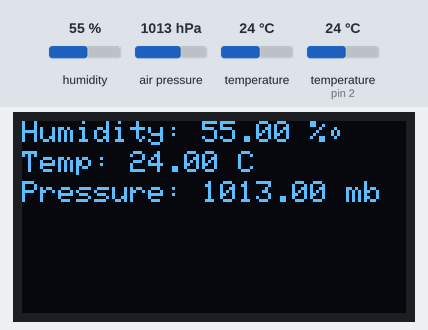
This sketch was run on a simulated Arduino Uno, built with avr-gcc and run on an emulated ATmega328P. Parts: 128×64 one-colour display. Wiring (inferred from the names in the program): DS3231 clock at I2C address 0x68. Inputs (shaded band) come from the test bench; at power-on: humidity 55 %, air pressure 1013 hPa, temperature (sensor on pin 2) 24 °C, temperature 24 °C. The local clock reads 2024-03-15 10:24:30 at power-on unless the sketch sets it.

Above: at 10.9 s.
11.0 s: humidity set to 22 %
At 18.7 s:
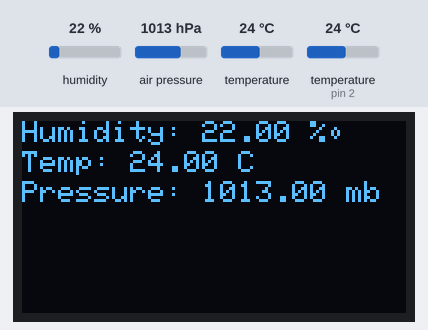
22.8 s: air pressure set to 952 hPa
At 26.7 s:
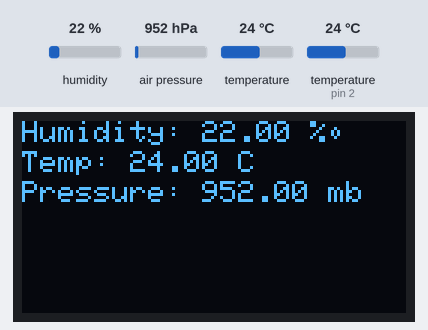
31.9 s: temperature (sensor on pin 2) set to 12 °C
At 36.0 s:
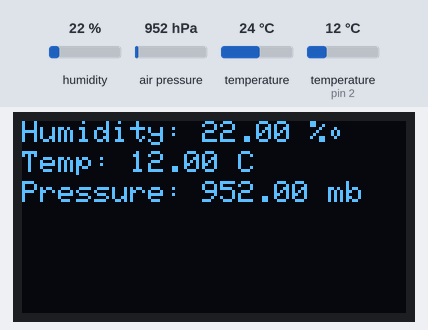
41.0 s: air pressure set to 975 hPa
At 44.0 s:
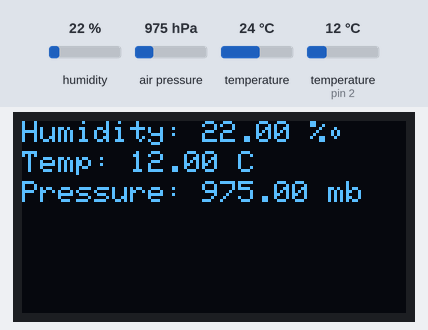
50.1 s: humidity set to 40 %
At 52.0 s:
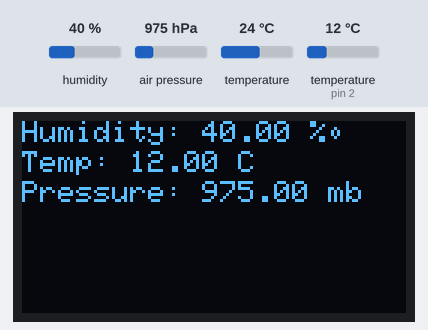
59.2 s: air pressure set to 1000 hPa
At 68.0 s:
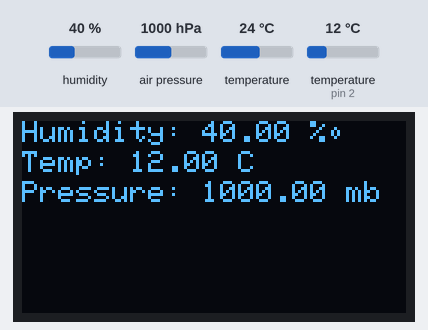
Timing chart, 0 to 69.5 s (numbered marks = the images above; inputs shaded):
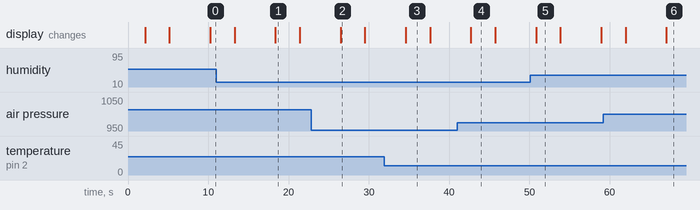

Measured:
- what the display in image 1 shows lasts 3.0 s, from 18.4 s to 21.4 s

The sketch:

6_weather_station.ino
```cpp
/*
 * Rui Santos
 * Complete Project Details http://randomnerdtutorials.com
 */

#include <Wire.h> //for I2C communication
#include <Adafruit_GFX.h> // include library for the OLED
#include <Adafruit_SSD1306.h> // include library for the OLED
#include <SFE_BMP180.h> // include library for the pressure sensor
#include <DHT.h> //include library for the temperature and humidity sensor

#define DHTPIN 2     // pin that DTH11 is connected
#define DHTTYPE DHT11   // DHT 11
#define OLED_RESET 4    //OLED
#define DS3231_I2C_ADDRESS 0x68
Adafruit_SSD1306 display(OLED_RESET);
#define ALTITUDE 100 // set with your altitude

SFE_BMP180 pressure;

// Initialize DHT sensor for normal 16mhz Arduino
DHT dht(DHTPIN, DHTTYPE);

// Convert normal decimal numbers to binary coded decimal (used to convert time)
byte decToBcd(byte val){
  return( (val/10*16) + (val%10) );
}
// Convert binary coded decimal to normal decimal numbers
byte bcdToDec(byte val){
  return( (val/16*10) + (val%16) );
}

void setup(){
  if (pressure.begin())
    Serial.println("BMP180 init success");
  else {
    // Oops, something went wrong, this is usually a connection problem,
    Serial.println("BMP180 init fail\n\n");
    while(1); // Pause forever.
  }
  Wire.begin();  // initialize wire communication
  dht.begin();  //initialize  dht sensor
  Serial.begin(9600); // initialize  serial monitor
  display.begin(SSD1306_SWITCHCAPVCC, 0x3C); //initialize display

  // set the initial time here:
  // DS3231 seconds, minutes, hours, day, date, month, year
  // uncomment the following line after setting up the time once
  setDS3231time(33,21,11,5,29,9,16);
}

void setDS3231time(byte second, byte minute, byte hour, byte dayOfWeek, byte dayOfMonth, byte month, byte year){
  //set the time and date data to DS3231
  Wire.beginTransmission(DS3231_I2C_ADDRESS);
  Wire.write(0); // set next input to start at the seconds register
  Wire.write(decToBcd(second)); // set seconds
  Wire.write(decToBcd(minute)); // set minutes
  Wire.write(decToBcd(hour)); // set hours
  Wire.write(decToBcd(dayOfWeek)); // set day of week (1=Sunday, 7=Saturday)
  Wire.write(decToBcd(dayOfMonth)); // set date (1 to 31)
  Wire.write(decToBcd(month)); // set month
  Wire.write(decToBcd(year)); // set year (0 to 99)
  Wire.endTransmission();
}
void readDS3231time(byte *second, byte *minute, byte *hour, byte *dayOfWeek, byte *dayOfMonth, byte *month, byte *year){
  Wire.beginTransmission(DS3231_I2C_ADDRESS);
  Wire.write(0); // set DS3231 register pointer to 00h
  Wire.endTransmission();
  Wire.requestFrom(DS3231_I2C_ADDRESS, 7);
  // request seven bytes of data from DS3231 starting from register 00h
  *second = bcdToDec(Wire.read() & 0x7f);
  *minute = bcdToDec(Wire.read());
  *hour = bcdToDec(Wire.read() & 0x3f);
  *dayOfWeek = bcdToDec(Wire.read());
  *dayOfMonth = bcdToDec(Wire.read());
  *month = bcdToDec(Wire.read());
  *year = bcdToDec(Wire.read());
}

// Displays data and time on the OLED display
void displayTime(){
  byte second, minute, hour, dayOfWeek, dayOfMonth, month, year;
  // retrieve data from DS3231
  readDS3231time(&second, &minute, &hour, &dayOfWeek, &dayOfMonth, &month, &year);
  display.clearDisplay(); //clearing the display
  display.setTextColor(WHITE); //setting the color to white
  display.setTextSize(1); //setting the color size
  display.setCursor(0,0); //set the cursor coordinates
  // dispaying the day of the week
  switch(dayOfWeek){
    case 1:
      display.print("Sunday");
      break;
    case 2:
      display.print("Monday");
      break;
    case 3:
      display.print("Tuesday");
      break;
    case 4:
      display.print("Wednesday");
      break;
    case 5:
      display.print("Thursday");
      break;
    case 6:
      display.print("Friday");
      break;
    case 7:
     display.print("Saturday");
      break;
  }
  display.setCursor(0,20); // setting the cursor coordinates
  display.print(hour, DEC); //display the hour
  // convert the byte variable to a decimal number when displayed

  display.print(":");
  if (minute<10){
    display.print("0");
  }
  display.print(minute, DEC);
  display.print(":");
  if (second<10){
    display.print("0");
  }
  display.print(second, DEC);
  display.setCursor(0,10);
  display.print(dayOfMonth, DEC);
  display.print("/");
  display.print(month, DEC);
  display.print("/");
  display.print(year, DEC);
}
// Displays the temperature and humidity
void displayTempHumid(){

  delay(2000);
  // Reading temperature or humidity takes about 250 milliseconds!
  // Sensor readings may also be up to 2 seconds 'old' (its a very slow sensor)
  float h = dht.readHumidity();
  // Read temperature as Celsius
  float t = dht.readTemperature();
  // Read temperature as Fahrenheit
  float f = dht.readTemperature(true);

  // Check if any reads failed and exit early (to try again).
  if (isnan(h) || isnan(t) || isnan(f)) {
   display.clearDisplay();
   display.setTextColor(WHITE);
   display.setTextSize(1);
   display.setCursor(5,0);
   display.print("Failed to read from DHT sensor!");
   return;
  }
  display.clearDisplay();
  display.setTextColor(WHITE);
  display.setTextSize(1);
  display.setCursor(0,0);
  display.print("Humidity: ");
  display.print(h);
  display.print(" %\t");

  // Comments this section and uncomment below if you prefer to display temperature in Fahrenheit
  display.setCursor(0,10);
  display.print("Temp: ");
  display.print(t);
  display.print(" C");

  // Uncomment this part if you want to display the temperature in Fahrenheit
  /*display.setCursor(0,10);
  display.print("Temp: ");
  display.print(t*1.8+32);
  display.print(" F"); */
}

// Displays pressure
void displayPressure(){
  char status;
  double T,P,a;
  status = pressure.startTemperature();
  if (status != 0){
    // Wait for the measurement to complete:
    delay(status);
    // Retrieve the completed temperature measurement:
    // Note that the measurement is stored in the variable T.
    // Function returns 1 if successful, 0 if failure.
    status = pressure.getTemperature(T);
    if (status != 0){
      // Start a pressure measurement:
      // The parameter is the oversampling setting, from 0 to 3 (highest res, longest wait).
      // If request is successful, the number of ms to wait is returned.
      // If request is unsuccessful, 0 is returned.

      status = pressure.startPressure(3);
      if (status != 0){
        // Wait for the measurement to complete:
        delay(status);

        // Note that the measurement is stored in the variable P.
        // Note also that the function requires the previous temperature measurement (T).
        // (If temperature is stable, you can do one temperature measurement for a number of pressure measurements.)
        // Function returns 1 if successful, 0 if failure.

        status = pressure.getPressure(P,T);
        if (status != 0){
          // Print out the measurement:
          display.setTextColor(WHITE);
          display.setTextSize(1);
          display.setCursor(0,20);
          display.print("Pressure: ");
          display.print(P,2);
          display.print(" mb ");
        }
        else Serial.println("error retrieving pressure measurement\n"); //for debugging
      }
      else Serial.println("error starting pressure measurement\n"); //for debugging
    }
    else Serial.println("error retrieving temperature measurement\n"); //for debugging
  }
  else Serial.println("error starting temperature measurement\n"); //for debugging
}
void loop(){
  displayTempHumid();
  displayPressure();
  display.display();
  delay(3000);
  displayTime();
  display.display();
  delay(3000);
}
```
